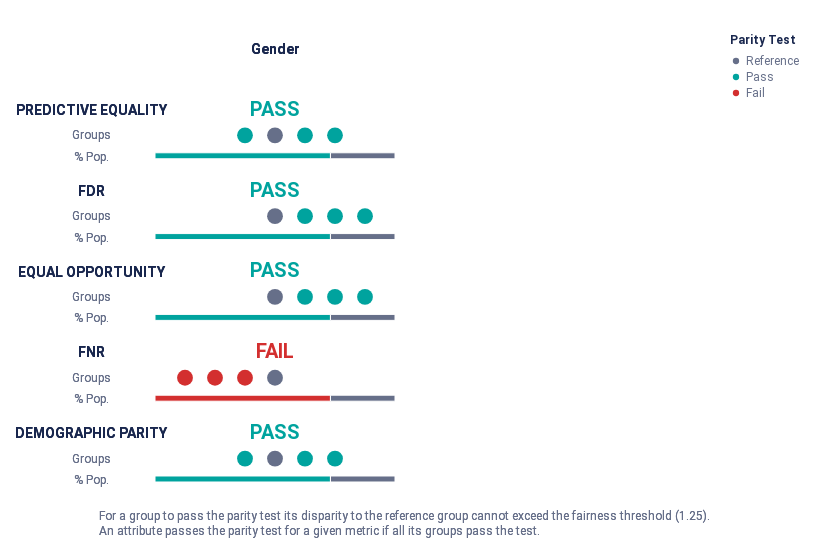

The notebook cell saved with this chart:
### Markdown cell above
Here is an example of how to audit a model using "FPR" (predictive equality) as a measure of bias

### Code cell
metrics = ['fpr','fdr',"tpr", "fnr", "pprev"] # specify metrics

disparity_tolerance = 1.25 # specify tolerance thresholds
audit.summary_plot(metrics=metrics, fairness_threshold=disparity_tolerance) # plot metrics with specified thresholds

### Figure 1 — Vega-Lite specification as saved in the notebook (floating-point values rounded to 4 significant figures)
{"config": {"view": {"continuousWidth": 300, "continuousHeight": 300, "strokeWidth": 0}, "legend": {"labelColor": "rgb(102, 111, 137)", "labelFont": "Roboto, Arial, sans-serif", "labelFontSize": 12, "rowPadding": 4, "symbolSize": 40, "titleBaseline": "top", "titleColor": "rgb(25, 39, 78)", "titleFont": "Roboto, Arial, sans-serif", "titleFontSize": 12, "titleFontWeight": "bold", "titlePadding": 8}}, "vconcat": [{"hconcat": [{"vconcat": [{"mark": {"type": "text", "align": "center", "baseline": "middle", "color": "rgb(25, 39, 78)", "font": "Roboto, Arial, sans-serif", "fontWeight": "bold", "size": 14}, "encoding": {"text": {"value": ""}}, "height": 70.5, "width": 32.0}, {"layer": [{"mark": {"type": "text", "align": "center", "baseline": "middle", "color": "rgb(25, 39, 78)", "font": "Roboto, Arial, sans-serif", "fontWeight": "bold", "size": 14}, "encoding": {"text": {"value": "PREDICTIVE EQUALITY"}, "y": {"axis": {"domain": false, "grid": false, "labels": false, "ticks": false, "title": null}, "field": "y_position", "scale": {"domain": [3, 1]}, "type": "quantitative"}}, "transform": [{"calculate": "1.2", "as": "y_position"}]}, {"mark": {"type": "text", "align": "center", "baseline": "middle", "color": "rgb(102, 111, 137)", "font": "Roboto, Arial, sans-serif", "size": 12}, "encoding": {"text": {"value": "Groups"}, "y": {"axis": {"domain": false, "grid": false, "labels": false, "ticks": false, "title": null}, "field": "y_position", "scale": {"domain": [3, 1]}, "type": "quantitative"}}, "transform": [{"calculate": "2", "as": "y_position"}]}, {"mark": {"type": "text", "align": "center", "baseline": "middle", "color": "rgb(102, 111, 137)", "font": "Roboto, Arial, sans-serif", "size": 12}, "encoding": {"text": {"value": "% Pop."}, "y": {"axis": {"domain": false, "grid": false, "labels": false, "ticks": false, "title": null}, "field": "y_position", "scale": {"domain": [3, 1]}, "type": "quantitative"}}, "transform": [{"calculate": "2.7", "as": "y_position"}]}], "height": 61.1, "width": 32.0}, {"layer": [{"mark": {"type": "text", "align": "center", "baseline": "middle", "color": "rgb(25, 39, 78)", "font": "Roboto, Arial, sans-serif", "fontWeight": "bold", "size": 14}, "encoding": {"text": {"value": "FDR"}, "y": {"axis": {"domain": false, "grid": false, "labels": false, "ticks": false, "title": null}, "field": "y_position", "scale": {"domain": [3, 1]}, "type": "quantitative"}}, "transform": [{"calculate": "1.2", "as": "y_position"}]}, {"mark": {"type": "text", "align": "center", "baseline": "middle", "color": "rgb(102, 111, 137)", "font": "Roboto, Arial, sans-serif", "size": 12}, "encoding": {"text": {"value": "Groups"}, "y": {"axis": {"domain": false, "grid": false, "labels": false, "ticks": false, "title": null}, "field": "y_position", "scale": {"domain": [3, 1]}, "type": "quantitative"}}, "transform": [{"calculate": "2", "as": "y_position"}]}, {"mark": {"type": "text", "align": "center", "baseline": "middle", "color": "rgb(102, 111, 137)", "font": "Roboto, Arial, sans-serif", "size": 12}, "encoding": {"text": {"value": "% Pop."}, "y": {"axis": {"domain": false, "grid": false, "labels": false, "ticks": false, "title": null}, "field": "y_position", "scale": {"domain": [3, 1]}, "type": "quantitative"}}, "transform": [{"calculate": "2.7", "as": "y_position"}]}], "height": 61.1, "width": 32.0}, {"layer": [{"mark": {"type": "text", "align": "center", "baseline": "middle", "color": "rgb(25, 39, 78)", "font": "Roboto, Arial, sans-serif", "fontWeight": "bold", "size": 14}, "encoding": {"text": {"value": "EQUAL OPPORTUNITY"}, "y": {"axis": {"domain": false, "grid": false, "labels": false, "ticks": false, "title": null}, "field": "y_position", "scale": {"domain": [3, 1]}, "type": "quantitative"}}, "transform": [{"calculate": "1.2", "as": "y_position"}]}, {"mark": {"type": "text", "align": "center", "baseline": "middle", "color": "rgb(102, 111, 137)", "font": "Roboto, Arial, sans-serif", "size": 12}, "encoding": {"text": {"value": "Groups"}, "y": {"axis": {"domain": false, "grid": false, "labels": false, "ticks": false, "title": null}, "field": "y_position", "scale": {"domain": [3, 1]}, "type": "quantitative"}}, "transform": [{"calculate": "2", "as": "y_position"}]}, {"mark": {"type": "text", "align": "center", "baseline": "middle", "color": "rgb(102, 111, 137)", "font": "Roboto, Arial, sans-serif", "size": 12}, "encoding": {"text": {"value": "% Pop."}, "y": {"axis": {"domain": false, "grid": false, "labels": false, "ticks": false, "title": null}, "field": "y_position", "scale": {"domain": [3, 1]}, "type": "quantitative"}}, "transform": [{"calculate": "2.7", "as": "y_position"}]}], "height": 61.1, "width": 32.0}, {"layer": [{"mark": {"type": "text", "align": "center", "baseline": "middle", "color": "rgb(25, 39, 78)", "font": "Roboto, Arial, sans-serif", "fontWeight": "bold", "size": 14}, "encoding": {"text": {"value": "FNR"}, "y": {"axis": {"domain": false, "grid": false, "labels": false, "ticks": false, "title": null}, "field": "y_position", "scale": {"domain": [3, 1]}, "type": "quantitative"}}, "transform": [{"calculate": "1.2", "as": "y_position"}]}, {"mark": {"type": "text", "align": "center", "baseline": "middle", "color": "rgb(102, 111, 137)", "font": "Roboto, Arial, sans-serif", "size": 12}, "encoding": {"text": {"value": "Groups"}, "y": {"axis": {"domain": false, "grid": false, "labels": false, "ticks": false, "title": null}, "field": "y_position", "scale": {"domain": [3, 1]}, "type": "quantitative"}}, "transform": [{"calculate": "2", "as": "y_position"}]}, {"mark": {"type": "text", "align": "center", "baseline": "middle", "color": "rgb(102, 111, 137)", "font": "Roboto, Arial, sans-serif", "size": 12}, "encoding": {"text": {"value": "% Pop."}, "y": {"axis": {"domain": false, "grid": false, "labels": false, "ticks": false, "title": null}, "field": "y_position", "scale": {"domain": [3, 1]}, "type": "quantitative"}}, "transform": [{"calculate": "2.7", "as": "y_position"}]}], "height": 61.1, "width": 32.0}, {"layer": [{"mark": {"type": "text", "align": "center", "baseline": "middle", "color": "rgb(25, 39, 78)", "font": "Roboto, Arial, sans-serif", "fontWeight": "bold", "size": 14}, "encoding": {"text": {"value": "DEMOGRAPHIC PARITY"}, "y": {"axis": {"domain": false, "grid": false, "labels": false, "ticks": false, "title": null}, "field": "y_position", "scale": {"domain": [3, 1]}, "type": "quantitative"}}, "transform": [{"calculate": "1.2", "as": "y_position"}]}, {"mark": {"type": "text", "align": "center", "baseline": "middle", "color": "rgb(102, 111, 137)", "font": "Roboto, Arial, sans-serif", "size": 12}, "encoding": {"text": {"value": "Groups"}, "y": {"axis": {"domain": false, "grid": false, "labels": false, "ticks": false, "title": null}, "field": "y_position", "scale": {"domain": [3, 1]}, "type": "quantitative"}}, "transform": [{"calculate": "2", "as": "y_position"}]}, {"mark": {"type": "text", "align": "center", "baseline": "middle", "color": "rgb(102, 111, 137)", "font": "Roboto, Arial, sans-serif", "size": 12}, "encoding": {"text": {"value": "% Pop."}, "y": {"axis": {"domain": false, "grid": false, "labels": false, "ticks": false, "title": null}, "field": "y_position", "scale": {"domain": [3, 1]}, "type": "quantitative"}}, "transform": [{"calculate": "2.7", "as": "y_position"}]}], "height": 61.1, "width": 32.0}], "bounds": "flush", "data": {"name": "data-de84bc8c822dac0bd3b12b0342548471"}, "spacing": 18.8}, {"hconcat": [{"vconcat": [{"data": {"name": "data-de84bc8c822dac0bd3b12b0342548471"}, "mark": {"type": "text", "align": "center", "baseline": "middle", "color": "rgb(25, 39, 78)", "font": "Roboto, Arial, sans-serif", "fontWeight": "bold", "size": 14}, "encoding": {"text": {"value": "Gender"}}, "height": 70.5, "width": 240.0}, {"layer": [{"data": {"name": "data-9bcb10b75dc494b69ff88af9b90db2a8"}, "mark": {"type": "text", "align": "center", "baseline": "middle", "font": "Roboto, Arial, sans-serif", "fontWeight": "bold", "size": 20}, "encoding": {"color": {"field": "parity_result", "legend": {"offset": 0, "padding": 20, "title": "Parity Test"}, "scale": {"domain": ["Reference", "Pass", "Fail"], "range": ["rgb(102, 111, 137)", "rgb(0, 163, 158)", "rgb(211, 47, 47)"]}, "type": "ordinal"}, "text": {"value": "PASS"}, "y": {"axis": {"domain": false, "grid": false, "labels": false, "ticks": false, "title": null}, "field": "y_position", "scale": {"domain": [3, 1]}, "type": "quantitative"}}, "transform": [{"calculate": "1", "as": "y_position"}]}, {"data": {"name": "data-7ba8d7b1121fa59cd02e2ff77b39e3c5"}, "mark": {"type": "bar", "size": 6, "stroke": "white"}, "encoding": {"color": {"field": "fpr_parity_result", "legend": null, "scale": {"domain": ["Reference", "Pass", "Fail"], "range": ["rgb(102, 111, 137)", "rgb(0, 163, 158)", "rgb(211, 47, 47)"]}, "type": "ordinal"}, "tooltip": [{"field": "fpr_parity_result", "title": "Parity", "type": "nominal"}, {"field": "tooltip_group_size", "title": "Size", "type": "nominal"}, {"field": "tooltip_groups_name_size", "title": "Groups", "type": "nominal"}], "x": {"aggregate": "sum", "axis": {"domain": false, "grid": false, "labels": false, "ticks": false, "title": null}, "field": "group_size", "stack": "normalize", "type": "quantitative"}, "y": {"axis": {"domain": false, "grid": false, "labels": false, "ticks": false, "title": null}, "field": "y_position", "scale": {"domain": [3, 1]}, "type": "quantitative"}}, "transform": [{"calculate": "2.8", "as": "y_position"}]}, {"data": {"name": "data-4fcbe53b0d905d3c389866933d77bd05"}, "mark": {"type": "circle", "opacity": 1}, "encoding": {"color": {"field": "fpr_parity_result", "legend": null, "scale": {"domain": ["Reference", "Pass", "Fail"], "range": ["rgb(102, 111, 137)", "rgb(0, 163, 158)", "rgb(211, 47, 47)"]}, "type": "ordinal"}, "size": {"value": 250}, "tooltip": [{"field": "attribute_value", "title": "Group", "type": "nominal"}, {"field": "tooltip_group_size", "title": "Group Size", "type": "nominal"}, {"field": "tooltip_parity_test_explanation_fpr", "title": "Parity Test", "type": "nominal"}, {"field": "tooltip_disparity_explanation_fpr", "title": "Disparity", "type": "nominal"}, {"field": "fpr", "format": ".2f", "title": "FPR", "type": "quantitative"}], "x": {"axis": {"domain": false, "grid": false, "labels": false, "ticks": false, "title": null}, "field": "fpr_disparity_rank", "scale": {"domain": [-4, 4], "nice": false}, "type": "quantitative"}, "y": {"axis": {"domain": false, "grid": false, "labels": false, "ticks": false, "title": null}, "field": "y_position", "scale": {"domain": [3, 1]}, "type": "quantitative"}}, "transform": [{"calculate": "2", "as": "y_position"}]}], "height": 61.1, "resolve": {"scale": {"x": "independent"}}, "width": 240.0}, {"layer": [{"data": {"name": "data-9bcb10b75dc494b69ff88af9b90db2a8"}, "mark": {"type": "text", "align": "center", "baseline": "middle", "font": "Roboto, Arial, sans-serif", "fontWeight": "bold", "size": 20}, "encoding": {"color": {"field": "parity_result", "legend": {"offset": 0, "padding": 20, "title": "Parity Test"}, "scale": {"domain": ["Reference", "Pass", "Fail"], "range": ["rgb(102, 111, 137)", "rgb(0, 163, 158)", "rgb(211, 47, 47)"]}, "type": "ordinal"}, "text": {"value": "PASS"}, "y": {"axis": {"domain": false, "grid": false, "labels": false, "ticks": false, "title": null}, "field": "y_position", "scale": {"domain": [3, 1]}, "type": "quantitative"}}, "transform": [{"calculate": "1", "as": "y_position"}]}, {"data": {"name": "data-c442f6d828a59c73e1c321173f070490"}, "mark": {"type": "bar", "size": 6, "stroke": "white"}, "encoding": {"color": {"field": "fdr_parity_result", "legend": null, "scale": {"domain": ["Reference", "Pass", "Fail"], "range": ["rgb(102, 111, 137)", "rgb(0, 163, 158)", "rgb(211, 47, 47)"]}, "type": "ordinal"}, "tooltip": [{"field": "fdr_parity_result", "title": "Parity", "type": "nominal"}, {"field": "tooltip_group_size", "title": "Size", "type": "nominal"}, {"field": "tooltip_groups_name_size", "title": "Groups", "type": "nominal"}], "x": {"aggregate": "sum", "axis": {"domain": false, "grid": false, "labels": false, "ticks": false, "title": null}, "field": "group_size", "stack": "normalize", "type": "quantitative"}, "y": {"axis": {"domain": false, "grid": false, "labels": false, "ticks": false, "title": null}, "field": "y_position", "scale": {"domain": [3, 1]}, "type": "quantitative"}}, "transform": [{"calculate": "2.8", "as": "y_position"}]}, {"data": {"name": "data-4fcbe53b0d905d3c389866933d77bd05"}, "mark": {"type": "circle", "opacity": 1}, "encoding": {"color": {"field": "fdr_parity_result", "legend": null, "scale": {"domain": ["Reference", "Pass", "Fail"], "range": ["rgb(102, 111, 137)", "rgb(0, 163, 158)", "rgb(211, 47, 47)"]}, "type": "ordinal"}, "size": {"value": 250}, "tooltip": [{"field": "attribute_value", "title": "Group", "type": "nominal"}, {"field": "tooltip_group_size", "title": "Group Size", "type": "nominal"}, {"field": "tooltip_parity_test_explanation_fdr", "title": "Parity Test", "type": "nominal"}, {"field": "tooltip_disparity_explanation_fdr", "title": "Disparity", "type": "nominal"}, {"field": "fdr", "format": ".2f", "title": "FDR", "type": "quantitative"}], "x": {"axis": {"domain": false, "grid": false, "labels": false, "ticks": false, "title": null}, "field": "fdr_disparity_rank", "scale": {"domain": [-4, 4], "nice": false}, "type": "quantitative"}, "y": {"axis": {"domain": false, "grid": false, "labels": false, "ticks": false, "title": null}, "field": "y_position", "scale": {"domain": [3, 1]}, "type": "quantitative"}}, "transform": [{"calculate": "2", "as": "y_position"}]}], "height": 61.1, "resolve": {"scale": {"x": "independent"}}, "width": 240.0}, {"layer": [{"data": {"name": "data-9bcb10b75dc494b69ff88af9b90db2a8"}, "mark": {"type": "text", "align": "center", "baseline": "middle", "font": "Roboto, Arial, sans-serif", "fontWeight": "bold", "size": 20}, "encoding": {"color": {"field": "parity_result", "legend": {"offset": 0, "padding": 20, "title": "Parity Test"}, "scale": {"domain": ["Reference", "Pass", "Fail"], "range": ["rgb(102, 111, 137)", "rgb(0, 163, 158)", "rgb(211, 47, 47)"]}, "type": "ordinal"}, "text": {"value": "PASS"}, "y": {"axis": {"domain": false, "grid": false, "labels": false, "ticks": false, "title": null}, "field": "y_position", "scale": {"domain": [3, 1]}, "type": "quantitative"}}, "transform": [{"calculate": "1", "as": "y_position"}]}, {"data": {"name": "data-d8309d7d10826004529085646ecb6b5f"}, "mark": {"type": "bar", "size": 6, "stroke": "white"}, "encoding": {"color": {"field": "tpr_parity_result", "legend": null, "scale": {"domain": ["Reference", "Pass", "Fail"], "range": ["rgb(102, 111, 137)", "rgb(0, 163, 158)", "rgb(211, 47, 47)"]}, "type": "ordinal"}, "tooltip": [{"field": "tpr_parity_result", "title": "Parity", "type": "nominal"}, {"field": "tooltip_group_size", "title": "Size", "type": "nominal"}, {"field": "tooltip_groups_name_size", "title": "Groups", "type": "nominal"}], "x": {"aggregate": "sum", "axis": {"domain": false, "grid": false, "labels": false, "ticks": false, "title": null}, "field": "group_size", "stack": "normalize", "type": "quantitative"}, "y": {"axis": {"domain": false, "grid": false, "labels": false, "ticks": false, "title": null}, "field": "y_position", "scale": {"domain": [3, 1]}, "type": "quantitative"}}, "transform": [{"calculate": "2.8", "as": "y_position"}]}, {"data": {"name": "data-4fcbe53b0d905d3c389866933d77bd05"}, "mark": {"type": "circle", "opacity": 1}, "encoding": {"color": {"field": "tpr_parity_result", "legend": null, "scale": {"domain": ["Reference", "Pass", "Fail"], "range": ["rgb(102, 111, 137)", "rgb(0, 163, 158)", "rgb(211, 47, 47)"]}, "type": "ordinal"}, "size": {"value": 250}, "tooltip": [{"field": "attribute_value", "title": "Group", "type": "nominal"}, {"field": "tooltip_group_size", "title": "Group Size", "type": "nominal"}, {"field": "tooltip_parity_test_explanation_tpr", "title": "Parity Test", "type": "nominal"}, {"field": "tooltip_disparity_explanation_tpr", "title": "Disparity", "type": "nominal"}, {"field": "tpr", "format": ".2f", "title": "TPR", "type": "quantitative"}], "x": {"axis": {"domain": false, "grid": false, "labels": false, "ticks": false, "title": null}, "field": "tpr_disparity_rank", "scale": {"domain": [-4, 4], "nice": false}, "type": "quantitative"}, "y": {"axis": {"domain": false, "grid": false, "labels": false, "ticks": false, "title": null}, "field": "y_position", "scale": {"domain": [3, 1]}, "type": "quantitative"}}, "transform": [{"calculate": "2", "as": "y_position"}]}], "height": 61.1, "resolve": {"scale": {"x": "independent"}}, "width": 240.0}, {"layer": [{"data": {"name": "data-78651e6cada553b412db642131edf322"}, "mark": {"type": "text", "align": "center", "baseline": "middle", "font": "Roboto, Arial, sans-serif", "fontWeight": "bold", "size": 20}, "encoding": {"color": {"field": "parity_result", "legend": {"offset": 0, "padding": 20, "title": "Parity Test"}, "scale": {"domain": ["Reference", "Pass", "Fail"], "range": ["rgb(102, 111, 137)", "rgb(0, 163, 158)", "rgb(211, 47, 47)"]}, "type": "ordinal"}, "text": {"value": "FAIL"}, "y": {"axis": {"domain": false, "grid": false, "labels": false, "ticks": false, "title": null}, "field": "y_position", "scale": {"domain": [3, 1]}, "type": "quantitative"}}, "transform": [{"calculate": "1", "as": "y_position"}]}, {"data": {"name": "data-c2f8c30cffcc28bab3c37a86c9ef24e5"}, "mark": {"type": "bar", "size": 6, "stroke": "white"}, "encoding": {"color": {"field": "fnr_parity_result", "legend": null, "scale": {"domain": ["Reference", "Pass", "Fail"], "range": ["rgb(102, 111, 137)", "rgb(0, 163, 158)", "rgb(211, 47, 47)"]}, "type": "ordinal"}, "tooltip": [{"field": "fnr_parity_result", "title": "Parity", "type": "nominal"}, {"field": "tooltip_group_size", "title": "Size", "type": "nominal"}, {"field": "tooltip_groups_name_size", "title": "Groups", "type": "nominal"}], "x": {"aggregate": "sum", "axis": {"domain": false, "grid": false, "labels": false, "ticks": false, "title": null}, "field": "group_size", "stack": "normalize", "type": "quantitative"}, "y": {"axis": {"domain": false, "grid": false, "labels": false, "ticks": false, "title": null}, "field": "y_position", "scale": {"domain": [3, 1]}, "type": "quantitative"}}, "transform": [{"calculate": "2.8", "as": "y_position"}]}, {"data": {"name": "data-4fcbe53b0d905d3c389866933d77bd05"}, "mark": {"type": "circle", "opacity": 1}, "encoding": {"color": {"field": "fnr_parity_result", "legend": null, "scale": {"domain": ["Reference", "Pass", "Fail"], "range": ["rgb(102, 111, 137)", "rgb(0, 163, 158)", "rgb(211, 47, 47)"]}, "type": "ordinal"}, "size": {"value": 250}, "tooltip": [{"field": "attribute_value", "title": "Group", "type": "nominal"}, {"field": "tooltip_group_size", "title": "Group Size", "type": "nominal"}, {"field": "tooltip_parity_test_explanation_fnr", "title": "Parity Test", "type": "nominal"}, {"field": "tooltip_disparity_explanation_fnr", "title": "Disparity", "type": "nominal"}, {"field": "fnr", "format": ".2f", "title": "FNR", "type": "quantitative"}], "x": {"axis": {"domain": false, "grid": false, "labels": false, "ticks": false, "title": null}, "field": "fnr_disparity_rank", "scale": {"domain": [-4, 4], "nice": false}, "type": "quantitative"}, "y": {"axis": {"domain": false, "grid": false, "labels": false, "ticks": false, "title": null}, "field": "y_position", "scale": {"domain": [3, 1]}, "type": "quantitative"}}, "transform": [{"calculate": "2", "as": "y_position"}]}], "height": 61.1, "resolve": {"scale": {"x": "independent"}}, "width": 240.0}, {"layer": [{"data": {"name": "data-9bcb10b75dc494b69ff88af9b90db2a8"}, "mark": {"type": "text", "align": "center", "baseline": "middle", "font": "Roboto, Arial, sans-serif", "fontWeight": "bold", "size": 20}, "encoding": {"color": {"field": "parity_result", "legend": {"offset": 0, "padding": 20, "title": "Parity Test"}, "scale": {"domain": ["Reference", "Pass", "Fail"], "range": ["rgb(102, 111, 137)", "rgb(0, 163, 158)", "rgb(211, 47, 47)"]}, "type": "ordinal"}, "text": {"value": "PASS"}, "y": {"axis": {"domain": false, "grid": false, "labels": false, "ticks": false, "title": null}, "field": "y_position", "scale": {"domain": [3, 1]}, "type": "quantitative"}}, "transform": [{"calculate": "1", "as": "y_position"}]}, {"data": {"name": "data-1a94b79b2c416c181cd3c4a75e625d4a"}, "mark": {"type": "bar", "size": 6, "stroke": "white"}, "encoding": {"color": {"field": "pprev_parity_result", "legend": null, "scale": {"domain": ["Reference", "Pass", "Fail"], "range": ["rgb(102, 111, 137)", "rgb(0, 163, 158)", "rgb(211, 47, 47)"]}, "type": "ordinal"}, "tooltip": [{"field": "pprev_parity_result", "title": "Parity", "type": "nominal"}, {"field": "tooltip_group_size", "title": "Size", "type": "nominal"}, {"field": "tooltip_groups_name_size", "title": "Groups", "type": "nominal"}], "x": {"aggregate": "sum", "axis": {"domain": false, "grid": false, "labels": false, "ticks": false, "title": null}, "field": "group_size", "stack": "normalize", "type": "quantitative"}, "y": {"axis": {"domain": false, "grid": false, "labels": false, "ticks": false, "title": null}, "field": "y_position", "scale": {"domain": [3, 1]}, "type": "quantitative"}}, "transform": [{"calculate": "2.8", "as": "y_position"}]}, {"data": {"name": "data-4fcbe53b0d905d3c389866933d77bd05"}, "mark": {"type": "circle", "opacity": 1}, "encoding": {"color": {"field": "pprev_parity_result", "legend": null, "scale": {"domain": ["Reference", "Pass", "Fail"], "range": ["rgb(102, 111, 137)", "rgb(0, 163, 158)", "rgb(211, 47, 47)"]}, "type": "ordinal"}, "size": {"value": 250}, "tooltip": [{"field": "attribute_value", "title": "Group", "type": "nominal"}, {"field": "tooltip_group_size", "title": "Group Size", "type": "nominal"}, {"field": "tooltip_parity_test_explanation_pprev", "title": "Parity Test", "type": "nominal"}, {"field": "tooltip_disparity_explanation_pprev", "title": "Disparity", "type": "nominal"}, {"field": "pprev", "format": ".2f", "title": "PPREV", "type": "quantitative"}], "x": {"axis": {"domain": false, "grid": false, "labels": false, "ticks": false, "title": null}, "field": "pprev_disparity_rank", "scale": {"domain": [-4, 4], "nice": false}, "type": "quantitative"}, "y": {"axis": {"domain": false, "grid": false, "labels": false, "ticks": false, "title": null}, "field": "y_position", "scale": {"domain": [3, 1]}, "type": "quantitative"}}, "transform": [{"calculate": "2", "as": "y_position"}]}], "height": 61.1, "resolve": {"scale": {"x": "independent"}}, "width": 240.0}], "bounds": "flush", "spacing": 18.8}], "bounds": "flush", "spacing": 288.0}], "bounds": "flush", "spacing": 80.0}, {"layer": [{"mark": {"type": "text", "align": "left", "baseline": "top", "fill": "rgb(102, 111, 137)", "font": "Roboto, Arial, sans-serif", "fontSize": 12, "fontWeight": "normal"}, "encoding": {"text": {"value": "For a group to pass the parity test its disparity to the reference group cannot exceed the fairness threshold (1.25)."}, "x": {"value": 24.0}, "y": {"value": 0}}}, {"mark": {"type": "text", "align": "left", "baseline": "top", "fill": "rgb(102, 111, 137)", "font": "Roboto, Arial, sans-serif", "fontSize": 12, "fontWeight": "normal"}, "encoding": {"text": {"value": "An attribute passes the parity test for a given metric if all its groups pass the test."}, "x": {"value": 24.0}, "y": {"value": 15.0}}}], "data": {"name": "data-de84bc8c822dac0bd3b12b0342548471"}}], "padding": 15, "usermeta": {"embedOptions": {"scaleFactor": 5, "downloadFileName": "summary_chart"}}, "$schema": "https://vega.github.io/schema/vega-lite/v5.20.1.json", "datasets": {"data-de84bc8c822dac0bd3b12b0342548471": [{"a": 1, "b": 0}, {"a": 1, "b": 0}], "data-9bcb10b75dc494b69ff88af9b90db2a8": [{"parity_result": "Pass"}], "data-7ba8d7b1121fa59cd02e2ff77b39e3c5": [{"fpr_parity_result": "Pass", "attribute_name": "gender", "total_entities": 1000, "group_size": 731, "tooltip_groups_name_size": "female (245), neutral (245), queer (241)", "tooltip_group_size": "731 (73.10%)"}, {"fpr_parity_result": "Reference", "attribute_name": "gender", "total_entities": 1000, "group_size": 269, "tooltip_groups_name_size": "male (269)", "tooltip_group_size": "269 (26.90%)"}], "data-4fcbe53b0d905d3c389866933d77bd05": [{"attribute_name": "gender", "attribute_value": "female", "group_size": 245, "total_entities": 1000, "ref_group_value": "male", "fpr": 0.9677, "fdr": 0.5042, "tpr": 0.9752, "fnr": 0.02479, "pprev": 0.9714, "fpr_disparity": 1.005, "fdr_disparity": 1.008, "tpr_disparity": 1.021, "fnr_disparity": 0.5579, "pprev_disparity": 1.013, "fpr_disparity_scaled": 0.005251, "fpr_parity_result": "Pass", "tooltip_parity_test_explanation_fpr": "Pass. Below fairness threshold of 1.25", "tooltip_disparity_explanation_fpr": "1.01 times larger FPR than the reference group", "tooltip_group_size": "245 (24.50%)", "fpr_disparity_rank": 1.0, "group_size_formatted": "245", "tooltip_groups_name_size": "female (245)", "fdr_disparity_scaled": 0.008403, "fdr_parity_result": "Pass", "tooltip_parity_test_explanation_fdr": "Pass. Below fairness threshold of 1.25", "tooltip_disparity_explanation_fdr": "1.01 times larger FDR than the reference group", "fdr_disparity_rank": 1.0, "tpr_disparity_scaled": 0.02057, "tpr_parity_result": "Pass", "tooltip_parity_test_explanation_tpr": "Pass. Below fairness threshold of 1.25", "tooltip_disparity_explanation_tpr": "1.02 times larger TPR than the reference group", "tpr_disparity_rank": 3.0, "fnr_disparity_scaled": -0.7926, "fnr_parity_result": "Fail", "tooltip_parity_test_explanation_fnr": "Fail. Above fairness threshold of 1.25", "tooltip_disparity_explanation_fnr": "1.79 times smaller FNR than the reference group", "fnr_disparity_rank": -3.0, "pprev_disparity_scaled": 0.01285, "pprev_parity_result": "Pass", "tooltip_parity_test_explanation_pprev": "Pass. Below fairness threshold of 1.25", "tooltip_disparity_explanation_pprev": "1.01 times larger PPREV than the reference group", "pprev_disparity_rank": 1.0}, {"attribute_name": "gender", "attribute_value": "male", "group_size": 269, "total_entities": 1000, "ref_group_value": "male", "fpr": 0.9627, "fdr": 0.5, "tpr": 0.9556, "fnr": 0.04444, "pprev": 0.9591, "fpr_disparity": 1.0, "fdr_disparity": 1.0, "tpr_disparity": 1.0, "fnr_disparity": 1.0, "pprev_disparity": 1.0, "fpr_disparity_scaled": 0.0, "fpr_parity_result": "Reference", "tooltip_parity_test_explanation_fpr": "Reference group", "tooltip_disparity_explanation_fpr": "Reference group", "tooltip_group_size": "269 (26.90%)", "fpr_disparity_rank": 0.0, "group_size_formatted": "269", "tooltip_groups_name_size": "male (269)", "fdr_disparity_scaled": 0.0, "fdr_parity_result": "Reference", "tooltip_parity_test_explanation_fdr": "Reference group", "tooltip_disparity_explanation_fdr": "Reference group", "fdr_disparity_rank": 0.0, "tpr_disparity_scaled": 0.0, "tpr_parity_result": "Reference", "tooltip_parity_test_explanation_tpr": "Reference group", "tooltip_disparity_explanation_tpr": "Reference group", "tpr_disparity_rank": 0.0, "fnr_disparity_scaled": 0.0, "fnr_parity_result": "Reference", "tooltip_parity_test_explanation_fnr": "Reference group", "tooltip_disparity_explanation_fnr": "Reference group", "fnr_disparity_rank": 0.0, "pprev_disparity_scaled": 0.0, "pprev_parity_result": "Reference", "tooltip_parity_test_explanation_pprev": "Reference group", "tooltip_disparity_explanation_pprev": "Reference group", "pprev_disparity_rank": 0.0}, {"attribute_name": "gender", "attribute_value": "neutral", "group_size": 245, "total_entities": 1000, "ref_group_value": "male", "fpr": 0.9778, "fdr": 0.5523, "tpr": 0.9727, "fnr": 0.02727, "pprev": 0.9755, "fpr_disparity": 1.016, "fdr_disparity": 1.105, "tpr_disparity": 1.018, "fnr_disparity": 0.6136, "pprev_disparity": 1.017, "fpr_disparity_scaled": 0.01568, "fpr_parity_result": "Pass", "tooltip_parity_test_explanation_fpr": "Pass. Below fairness threshold of 1.25", "tooltip_disparity_explanation_fpr": "1.02 times larger FPR than the reference group", "tooltip_group_size": "245 (24.50%)", "fpr_disparity_rank": 2.0, "group_size_formatted": "245", "tooltip_groups_name_size": "neutral (245)", "fdr_disparity_scaled": 0.1046, "fdr_parity_result": "Pass", "tooltip_parity_test_explanation_fdr": "Pass. Below fairness threshold of 1.25", "tooltip_disparity_explanation_fdr": "1.10 times larger FDR than the reference group", "fdr_disparity_rank": 3.0, "tpr_disparity_scaled": 0.01797, "tpr_parity_result": "Pass", "tooltip_parity_test_explanation_tpr": "Pass. Below fairness threshold of 1.25", "tooltip_disparity_explanation_tpr": "1.02 times larger TPR than the reference group", "tpr_disparity_rank": 1.0, "fnr_disparity_scaled": -0.6296, "fnr_parity_result": "Fail", "tooltip_parity_test_explanation_fnr": "Fail. Above fairness threshold of 1.25", "tooltip_disparity_explanation_fnr": "1.63 times smaller FNR than the reference group", "fnr_disparity_rank": -1.0, "pprev_disparity_scaled": 0.0171, "pprev_parity_result": "Pass", "tooltip_parity_test_explanation_pprev": "Pass. Below fairness threshold of 1.25", "tooltip_disparity_explanation_pprev": "1.02 times larger PPREV than the reference group", "pprev_disparity_rank": 2.0}, {"attribute_name": "gender", "attribute_value": "queer", "group_size": 241, "total_entities": 1000, "ref_group_value": "male", "fpr": 0.9375, "fdr": 0.5217, "tpr": 0.9735, "fnr": 0.02655, "pprev": 0.9544, "fpr_disparity": 0.9738, "fdr_disparity": 1.043, "tpr_disparity": 1.019, "fnr_disparity": 0.5973, "pprev_disparity": 0.995, "fpr_disparity_scaled": -0.02687, "fpr_parity_result": "Pass", "tooltip_parity_test_explanation_fpr": "Pass. Below fairness threshold of 1.25", "tooltip_disparity_explanation_fpr": "1.03 times smaller FPR than the reference group", "tooltip_group_size": "241 (24.10%)", "fpr_disparity_rank": -1.0, "group_size_formatted": "241", "tooltip_groups_name_size": "queer (241)", "fdr_disparity_scaled": 0.04348, "fdr_parity_result": "Pass", "tooltip_parity_test_explanation_fdr": "Pass. Below fairness threshold of 1.25", "tooltip_disparity_explanation_fdr": "1.04 times larger FDR than the reference group", "fdr_disparity_rank": 2.0, "tpr_disparity_scaled": 0.01873, "tpr_parity_result": "Pass", "tooltip_parity_test_explanation_tpr": "Pass. Below fairness threshold of 1.25", "tooltip_disparity_explanation_tpr": "1.02 times larger TPR than the reference group", "tpr_disparity_rank": 2.0, "fnr_disparity_scaled": -0.6741, "fnr_parity_result": "Fail", "tooltip_parity_test_explanation_fnr": "Fail. Above fairness threshold of 1.25", "tooltip_disparity_explanation_fnr": "1.67 times smaller FNR than the reference group", "fnr_disparity_rank": -2.0, "pprev_disparity_scaled": -0.004978, "pprev_parity_result": "Pass", "tooltip_parity_test_explanation_pprev": "Pass. Below fairness threshold of 1.25", "tooltip_disparity_explanation_pprev": "1.00 times smaller PPREV than the reference group", "pprev_disparity_rank": -1.0}], "data-c442f6d828a59c73e1c321173f070490": [{"fdr_parity_result": "Pass", "attribute_name": "gender", "total_entities": 1000, "group_size": 731, "tooltip_groups_name_size": "female (245), neutral (245), queer (241)", "tooltip_group_size": "731 (73.10%)"}, {"fdr_parity_result": "Reference", "attribute_name": "gender", "total_entities": 1000, "group_size": 269, "tooltip_groups_name_size": "male (269)", "tooltip_group_size": "269 (26.90%)"}], "data-d8309d7d10826004529085646ecb6b5f": [{"tpr_parity_result": "Pass", "attribute_name": "gender", "total_entities": 1000, "group_size": 731, "tooltip_groups_name_size": "female (245), neutral (245), queer (241)", "tooltip_group_size": "731 (73.10%)"}, {"tpr_parity_result": "Reference", "attribute_name": "gender", "total_entities": 1000, "group_size": 269, "tooltip_groups_name_size": "male (269)", "tooltip_group_size": "269 (26.90%)"}], "data-78651e6cada553b412db642131edf322": [{"parity_result": "Fail"}], "data-c2f8c30cffcc28bab3c37a86c9ef24e5": [{"fnr_parity_result": "Fail", "attribute_name": "gender", "total_entities": 1000, "group_size": 731, "tooltip_groups_name_size": "female (245), neutral (245), queer (241)", "tooltip_group_size": "731 (73.10%)"}, {"fnr_parity_result": "Reference", "attribute_name": "gender", "total_entities": 1000, "group_size": 269, "tooltip_groups_name_size": "male (269)", "tooltip_group_size": "269 (26.90%)"}], "data-1a94b79b2c416c181cd3c4a75e625d4a": [{"pprev_parity_result": "Pass", "attribute_name": "gender", "total_entities": 1000, "group_size": 731, "tooltip_groups_name_size": "female (245), neutral (245), queer (241)", "tooltip_group_size": "731 (73.10%)"}, {"pprev_parity_result": "Reference", "attribute_name": "gender", "total_entities": 1000, "group_size": 269, "tooltip_groups_name_size": "male (269)", "tooltip_group_size": "269 (26.90%)"}]}}
